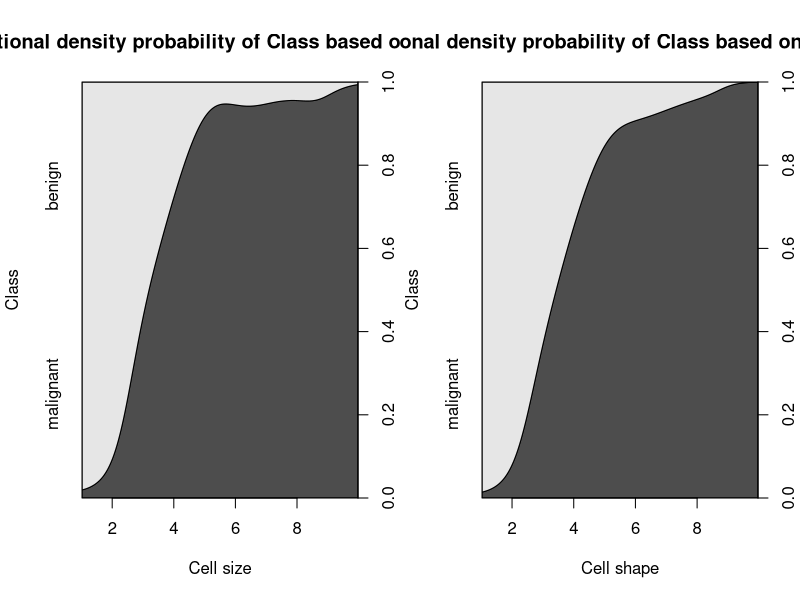
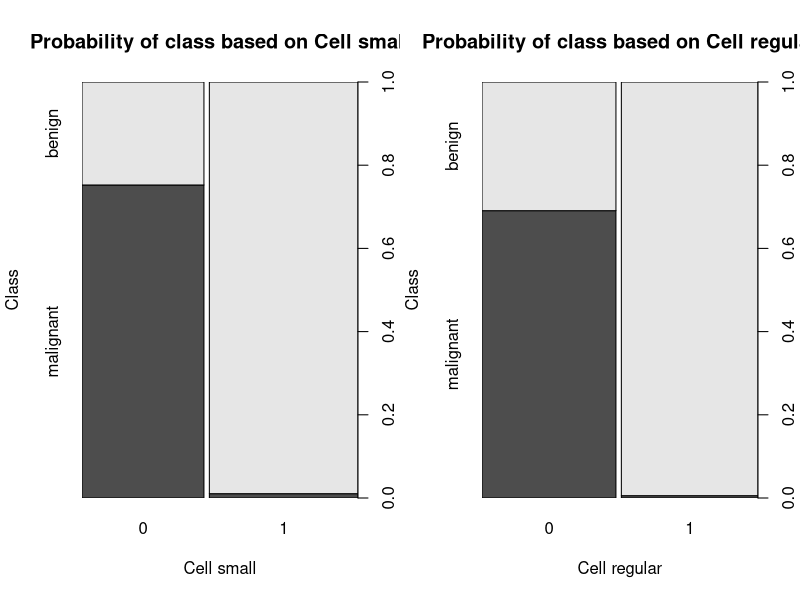
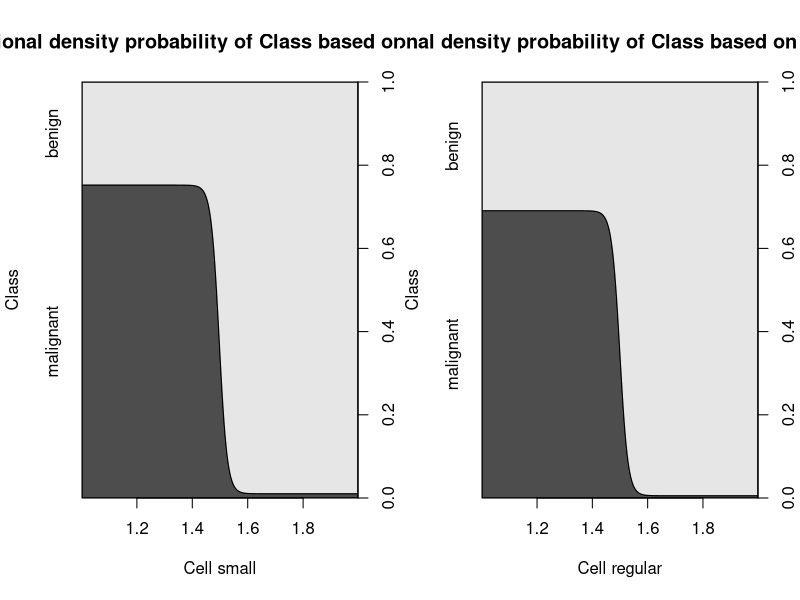

Generate these figures, in order, with R:
## ---- chunk 1
# Load the mlbench library and BreastCancer dataframe
library(mlbench)
data(BreastCancer)
# Run str(), head() on BreastCancer and summary() on just the Class column
str(BreastCancer)
head(BreastCancer)
summary(BreastCancer$Class)
# Calculate the percentage of benign tumors and percentage of malignant tumors
benignPercentage <- length(which(BreastCancer$Class=="benign"))/nrow(BreastCancer)
malignantPercentage <- length(which(BreastCancer$Class=="malignant"))/nrow(BreastCancer)
# Print the percentages with proper labels 
print(paste("Percentage of Benign tumors: ", benignPercentage))
print(paste("Percentage of Malignant tumors: ", malignantPercentage))
## ---- chunk 2
# Build a logistic regression model of the Class target variable using the Cell.size and Cell.shape predictor variables. 
glm0 <- glm(Class~Cell.size+Cell.shape, data=BreastCancer, family=binomial)
# Show the summary of the model to confirm that it built
summary(glm0)
## ---- chunk 3
# Create two new columns of binary factors of Cell.size and Cell.shape.
BreastCancer$Cell.small <- factor(ifelse(BreastCancer$Cell.size == 1, 1, 0))
BreastCancer$Cell.regular <- factor(ifelse(BreastCancer$Cell.shape == 1, 1, 0))
# Print summary of Cell.size, Cell.regular, Cell.small, and Cell.regular
summary(BreastCancer[ ,c(3, 4, 12, 13)])
## ---- chunk 4
# Attach the BreastCancer dataframe to reduce typing
attach(BreastCancer)
# Set up the 1x2 grid and plot the graphs using cdplot()
par(mfrow=c(1, 2))
cdplot(Class~Cell.size, main="Conditional density probability of Class based on Cell size", xlab="Cell size", ylab="Class")
cdplot(Class~Cell.shape, main="Conditional density probability of Class based on Cell shape", xlab="Cell shape", ylab="Class")
## ---- chunk 5
# Calculate the percentages
sum(Cell.small==1 & Class=="malignant")/nrow(BreastCancer)
sum(Cell.small==0 & Class=="malignant")/nrow(BreastCancer)
sum(Cell.regular==1 & Class=="malignant")/nrow(BreastCancer)
sum(Cell.regular==0 & Class=="malignant")/nrow(BreastCancer)
# Create cdplot() graphs for the new columns
par(mfrow=c(1, 2))
plot(Class~Cell.small, main="Probability of class based on Cell small", xlab="Cell small", ylab="Class")
plot(Class~Cell.regular, main="Probability of class based on Cell regular", xlab="Cell regular", ylab="Class")
cdplot(Class~Cell.small, main="Conditional density probability of Class based on Cell small", xlab="Cell small", ylab="Class")
cdplot(Class~Cell.regular, main="Conditional density probability of Class based on Cell regular", xlab="Cell regular", ylab="Class")
## ---- chunk 6
# Set the seed so each run has the same train and test samples. 
set.seed(1234)
# Split the data into train and test sets
i <- sample(1:nrow(BreastCancer), 0.8*nrow(BreastCancer), replace=FALSE)
train <- BreastCancer[i, ]
test <- BreastCancer[-i, ]
## ---- chunk 7
# Build a logistic regression model for Class with the predictors Cell.small and Cell.regular
glm1 <- glm(Class~Cell.small+Cell.regular, data=train, family=binomial)
summary(glm1)
## ---- chunk 8
# Import the caret package
library(caret)
# Test the model on the test data and calculate the probabilities and predictions
probs1 <- predict(glm1, newdata=test, type="response")
pred1 <- as.factor(ifelse(probs1>0.5, "malignant", "benign"))
# Output the confusion matrix
confusionMatrix(as.factor(pred1), reference=as.factor(test$Class))
## ---- chunk 9
# Show the coefficients of glm1
glm1$coefficients[]
# Calculate the estimated probability of a malignancy if Cell.small is true
exp(-4.682999)/(1 + exp(-4.682999))
# Calculate the probability of malignancy if Cell.small is true over the whole BreastCancer data set
sum(Class=="malignant" & Cell.small==1)/nrow(BreastCancer)
## ---- chunk 10
# Build two more models each using Cell.small and Cell.regular
glm_small <- glm(Class~Cell.small, data=train, family=binomial)
glm_regular <- glm(Class~Cell.regular, data=train, family=binomial)
# Use anova() to compare the models and compare the AIC values
anova(glm_small, glm_regular, glm1)
AIC(glm_small)
AIC(glm_regular)
AIC(glm1)
## ---- chunk 11
# Load the e1071 library
library(e1071)
# Build a naive bayes model for Class using the Cell.small and Cell.regular predictors
nb1 <- naiveBayes(Class~Cell.small+Cell.regular, data=train)
nb1
## ---- chunk 12
# Predict the model on the test data
pred2 <- predict(nb1, newdata=test, type="class")
# Compute the accuracy and confusionMatrix
confusionMatrix(pred2, test$Class)
mean(pred2==test$Class)
